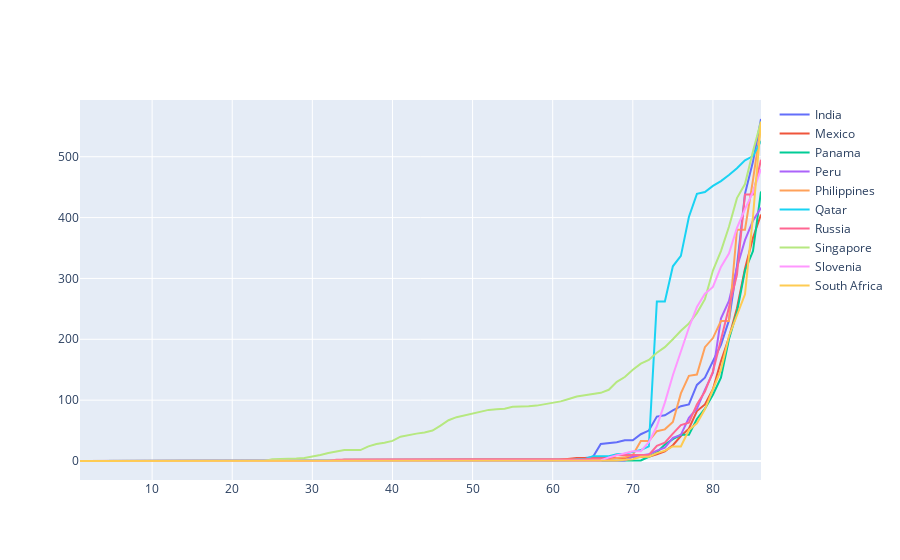

The notebook cell saved with this chart:
### Code cell
import cufflinks as cf
import plotly.offline as py
py.iplot([{
   'x': df3.index,
   'y': df3[col],
   'name': col
}  for col in df3.columns], filename='cufflinks/multiple-lines-on-same-chart')

### Figure 1 — Plotly figure (JSON) as saved in the notebook; plotly's stock layout.template omitted (floating-point values rounded to 4 significant figures)
{"data": [{"name": "India", "type": "scatter", "x": [1, 2, 3, 4, 5, 6, 7, 8, 9, 10, 11, 12, 13, 14, 15, 16, 17, 18, 19, 20, 21, 22, 23, 24, 25, 26, 27, 28, 29, 30, 31, 32, 33, 34, 35, 36, 37, 38, 39, 40, 41, 42, 43, 44, 45, 46, 47, 48, 49, 50, 51, 52, 53, 54, 55, 56, 57, 58, 59, 60, 61, 62, 63, 64, 65, 66, 67, 68, 69, 70, 71, 72, 73, 74, 75, 76, 77, 78, 79, 80, 81, 82, 83, 84, 85, 86], "y": [0, 0, 0, 0, 0, 0, 0, 0, 0, 0, 0, 0, 0, 0, 0, 0, 0, 0, 0, 0, 0, 0, 0, 0, 0, 0, 0, 0, 0, 0, 1, 1, 1, 2, 2, 3, 3, 3, 3, 3, 3, 3, 3, 3, 3, 3, 3, 3, 3, 3, 3, 3, 3, 3, 3, 3, 3, 3, 3, 3, 3, 3, 3, 5, 6, 28, 29, 31, 34, 34, 44, 50, 73, 75, 83, 90, 93, 125, 137, 165, 191, 231, 320, 439, 492, 562]}, {"name": "Mexico", "type": "scatter", "x": [1, 2, 3, 4, 5, 6, 7, 8, 9, 10, 11, 12, 13, 14, 15, 16, 17, 18, 19, 20, 21, 22, 23, 24, 25, 26, 27, 28, 29, 30, 31, 32, 33, 34, 35, 36, 37, 38, 39, 40, 41, 42, 43, 44, 45, 46, 47, 48, 49, 50, 51, 52, 53, 54, 55, 56, 57, 58, 59, 60, 61, 62, 63, 64, 65, 66, 67, 68, 69, 70, 71, 72, 73, 74, 75, 76, 77, 78, 79, 80, 81, 82, 83, 84, 85, 86], "y": [0, 0, 0, 0, 0, 0, 0, 0, 0, 0, 0, 0, 0, 0, 0, 0, 0, 0, 0, 0, 0, 0, 0, 0, 0, 0, 0, 0, 0, 0, 0, 0, 0, 0, 0, 0, 0, 0, 0, 0, 0, 0, 0, 0, 0, 0, 0, 0, 0, 0, 0, 0, 0, 0, 0, 0, 0, 0, 0, 0, 2, 4, 5, 5, 5, 5, 5, 5, 5, 7, 7, 7, 11, 16, 26, 41, 53, 82, 93, 118, 164, 203, 251, 316, 367, 405]}, {"name": "Panama", "type": "scatter", "x": [1, 2, 3, 4, 5, 6, 7, 8, 9, 10, 11, 12, 13, 14, 15, 16, 17, 18, 19, 20, 21, 22, 23, 24, 25, 26, 27, 28, 29, 30, 31, 32, 33, 34, 35, 36, 37, 38, 39, 40, 41, 42, 43, 44, 45, 46, 47, 48, 49, 50, 51, 52, 53, 54, 55, 56, 57, 58, 59, 60, 61, 62, 63, 64, 65, 66, 67, 68, 69, 70, 71, 72, 73, 74, 75, 76, 77, 78, 79, 80, 81, 82, 83, 84, 85, 86], "y": [0, 0, 0, 0, 0, 0, 0, 0, 0, 0, 0, 0, 0, 0, 0, 0, 0, 0, 0, 0, 0, 0, 0, 0, 0, 0, 0, 0, 0, 0, 0, 0, 0, 0, 0, 0, 0, 0, 0, 0, 0, 0, 0, 0, 0, 0, 0, 0, 0, 0, 0, 0, 0, 0, 0, 0, 0, 0, 0, 0, 0, 0, 0, 0, 0, 0, 0, 0, 0, 0, 1, 7, 14, 27, 36, 43, 43, 69, 86, 109, 137, 200, 245, 313, 345, 443]}, {"name": "Peru", "type": "scatter", "x": [1, 2, 3, 4, 5, 6, 7, 8, 9, 10, 11, 12, 13, 14, 15, 16, 17, 18, 19, 20, 21, 22, 23, 24, 25, 26, 27, 28, 29, 30, 31, 32, 33, 34, 35, 36, 37, 38, 39, 40, 41, 42, 43, 44, 45, 46, 47, 48, 49, 50, 51, 52, 53, 54, 55, 56, 57, 58, 59, 60, 61, 62, 63, 64, 65, 66, 67, 68, 69, 70, 71, 72, 73, 74, 75, 76, 77, 78, 79, 80, 81, 82, 83, 84, 85, 86], "y": [0, 0, 0, 0, 0, 0, 0, 0, 0, 0, 0, 0, 0, 0, 0, 0, 0, 0, 0, 0, 0, 0, 0, 0, 0, 0, 0, 0, 0, 0, 0, 0, 0, 0, 0, 0, 0, 0, 0, 0, 0, 0, 0, 0, 0, 0, 0, 0, 0, 0, 0, 0, 0, 0, 0, 0, 0, 0, 0, 0, 0, 0, 0, 0, 0, 0, 0, 1, 1, 7, 9, 11, 17, 22, 38, 43, 71, 86, 117, 145, 234, 263, 318, 363, 395, 416]}, {"name": "Philippines", "type": "scatter", "x": [1, 2, 3, 4, 5, 6, 7, 8, 9, 10, 11, 12, 13, 14, 15, 16, 17, 18, 19, 20, 21, 22, 23, 24, 25, 26, 27, 28, 29, 30, 31, 32, 33, 34, 35, 36, 37, 38, 39, 40, 41, 42, 43, 44, 45, 46, 47, 48, 49, 50, 51, 52, 53, 54, 55, 56, 57, 58, 59, 60, 61, 62, 63, 64, 65, 66, 67, 68, 69, 70, 71, 72, 73, 74, 75, 76, 77, 78, 79, 80, 81, 82, 83, 84, 85, 86], "y": [0, 0, 0, 0, 0, 0, 0, 0, 0, 0, 0, 0, 0, 0, 0, 0, 0, 0, 0, 0, 0, 0, 0, 0, 0, 0, 0, 0, 0, 0, 1, 1, 1, 2, 2, 2, 2, 3, 3, 3, 3, 3, 3, 3, 3, 3, 3, 3, 3, 3, 3, 3, 3, 3, 3, 3, 3, 3, 3, 3, 3, 3, 3, 3, 3, 3, 3, 5, 6, 10, 33, 33, 49, 52, 64, 111, 140, 142, 187, 202, 230, 230, 380, 380, 462, 552]}, {"name": "Qatar", "type": "scatter", "x": [1, 2, 3, 4, 5, 6, 7, 8, 9, 10, 11, 12, 13, 14, 15, 16, 17, 18, 19, 20, 21, 22, 23, 24, 25, 26, 27, 28, 29, 30, 31, 32, 33, 34, 35, 36, 37, 38, 39, 40, 41, 42, 43, 44, 45, 46, 47, 48, 49, 50, 51, 52, 53, 54, 55, 56, 57, 58, 59, 60, 61, 62, 63, 64, 65, 66, 67, 68, 69, 70, 71, 72, 73, 74, 75, 76, 77, 78, 79, 80, 81, 82, 83, 84, 85, 86], "y": [0, 0, 0, 0, 0, 0, 0, 0, 0, 0, 0, 0, 0, 0, 0, 0, 0, 0, 0, 0, 0, 0, 0, 0, 0, 0, 0, 0, 0, 0, 0, 0, 0, 0, 0, 0, 0, 0, 0, 0, 0, 0, 0, 0, 0, 0, 0, 0, 0, 0, 0, 0, 0, 0, 0, 0, 0, 0, 0, 0, 0, 1, 3, 3, 8, 8, 8, 11, 12, 15, 18, 24, 262, 262, 320, 337, 401, 439, 442, 452, 460, 470, 481, 494, 501, 526]}, {"name": "Russia", "type": "scatter", "x": [1, 2, 3, 4, 5, 6, 7, 8, 9, 10, 11, 12, 13, 14, 15, 16, 17, 18, 19, 20, 21, 22, 23, 24, 25, 26, 27, 28, 29, 30, 31, 32, 33, 34, 35, 36, 37, 38, 39, 40, 41, 42, 43, 44, 45, 46, 47, 48, 49, 50, 51, 52, 53, 54, 55, 56, 57, 58, 59, 60, 61, 62, 63, 64, 65, 66, 67, 68, 69, 70, 71, 72, 73, 74, 75, 76, 77, 78, 79, 80, 81, 82, 83, 84, 85, 86], "y": [0, 0, 0, 0, 0, 0, 0, 0, 0, 0, 0, 0, 0, 0, 0, 0, 0, 0, 0, 0, 0, 0, 0, 0, 0, 0, 0, 0, 0, 0, 0, 0, 2, 2, 2, 2, 2, 2, 2, 2, 2, 2, 2, 2, 2, 2, 2, 2, 2, 2, 2, 2, 2, 2, 2, 2, 2, 2, 2, 2, 2, 2, 2, 3, 4, 4, 4, 10, 10, 10, 10, 10, 25, 30, 45, 59, 63, 93, 114, 147, 199, 253, 306, 438, 438, 495]}, {"name": "Singapore", "type": "scatter", "x": [1, 2, 3, 4, 5, 6, 7, 8, 9, 10, 11, 12, 13, 14, 15, 16, 17, 18, 19, 20, 21, 22, 23, 24, 25, 26, 27, 28, 29, 30, 31, 32, 33, 34, 35, 36, 37, 38, 39, 40, 41, 42, 43, 44, 45, 46, 47, 48, 49, 50, 51, 52, 53, 54, 55, 56, 57, 58, 59, 60, 61, 62, 63, 64, 65, 66, 67, 68, 69, 70, 71, 72, 73, 74, 75, 76, 77, 78, 79, 80, 81, 82, 83, 84, 85, 86], "y": [0, 0, 0, 0, 0, 0, 0, 0, 0, 0, 0, 0, 0, 0, 0, 0, 0, 0, 0, 0, 0, 0, 0, 0, 3, 3, 4, 4, 5, 7, 10, 13, 16, 18, 18, 18, 24, 28, 30, 33, 40, 43, 45, 47, 50, 58, 67, 72, 75, 77, 81, 84, 85, 86, 89, 89, 90, 91, 93, 96, 98, 102, 106, 108, 110, 112, 117, 130, 138, 150, 160, 166, 178, 187, 200, 214, 226, 243, 266, 313, 345, 385, 432, 455, 509, 558]}, {"name": "Slovenia", "type": "scatter", "x": [1, 2, 3, 4, 5, 6, 7, 8, 9, 10, 11, 12, 13, 14, 15, 16, 17, 18, 19, 20, 21, 22, 23, 24, 25, 26, 27, 28, 29, 30, 31, 32, 33, 34, 35, 36, 37, 38, 39, 40, 41, 42, 43, 44, 45, 46, 47, 48, 49, 50, 51, 52, 53, 54, 55, 56, 57, 58, 59, 60, 61, 62, 63, 64, 65, 66, 67, 68, 69, 70, 71, 72, 73, 74, 75, 76, 77, 78, 79, 80, 81, 82, 83, 84, 85, 86], "y": [0, 0, 0, 0, 0, 0, 0, 0, 0, 0, 0, 0, 0, 0, 0, 0, 0, 0, 0, 0, 0, 0, 0, 0, 0, 0, 0, 0, 0, 0, 0, 0, 0, 0, 0, 0, 0, 0, 0, 0, 0, 0, 0, 0, 0, 0, 0, 0, 0, 0, 0, 0, 0, 0, 0, 0, 0, 0, 0, 0, 0, 0, 0, 0, 0, 1, 6, 9, 12, 16, 16, 31, 57, 96, 141, 181, 219, 253, 275, 286, 319, 341, 383, 414, 442, 480]}, {"name": "South Africa", "type": "scatter", "x": [1, 2, 3, 4, 5, 6, 7, 8, 9, 10, 11, 12, 13, 14, 15, 16, 17, 18, 19, 20, 21, 22, 23, 24, 25, 26, 27, 28, 29, 30, 31, 32, 33, 34, 35, 36, 37, 38, 39, 40, 41, 42, 43, 44, 45, 46, 47, 48, 49, 50, 51, 52, 53, 54, 55, 56, 57, 58, 59, 60, 61, 62, 63, 64, 65, 66, 67, 68, 69, 70, 71, 72, 73, 74, 75, 76, 77, 78, 79, 80, 81, 82, 83, 84, 85, 86], "y": [0, 0, 0, 0, 0, 0, 0, 0, 0, 0, 0, 0, 0, 0, 0, 0, 0, 0, 0, 0, 0, 0, 0, 0, 0, 0, 0, 0, 0, 0, 0, 0, 0, 0, 0, 0, 0, 0, 0, 0, 0, 0, 0, 0, 0, 0, 0, 0, 0, 0, 0, 0, 0, 0, 0, 0, 0, 0, 0, 0, 0, 0, 0, 0, 0, 0, 1, 1, 2, 3, 7, 7, 13, 17, 24, 24, 51, 62, 85, 116, 150, 205, 240, 274, 402, 557]}], "layout": {}}
